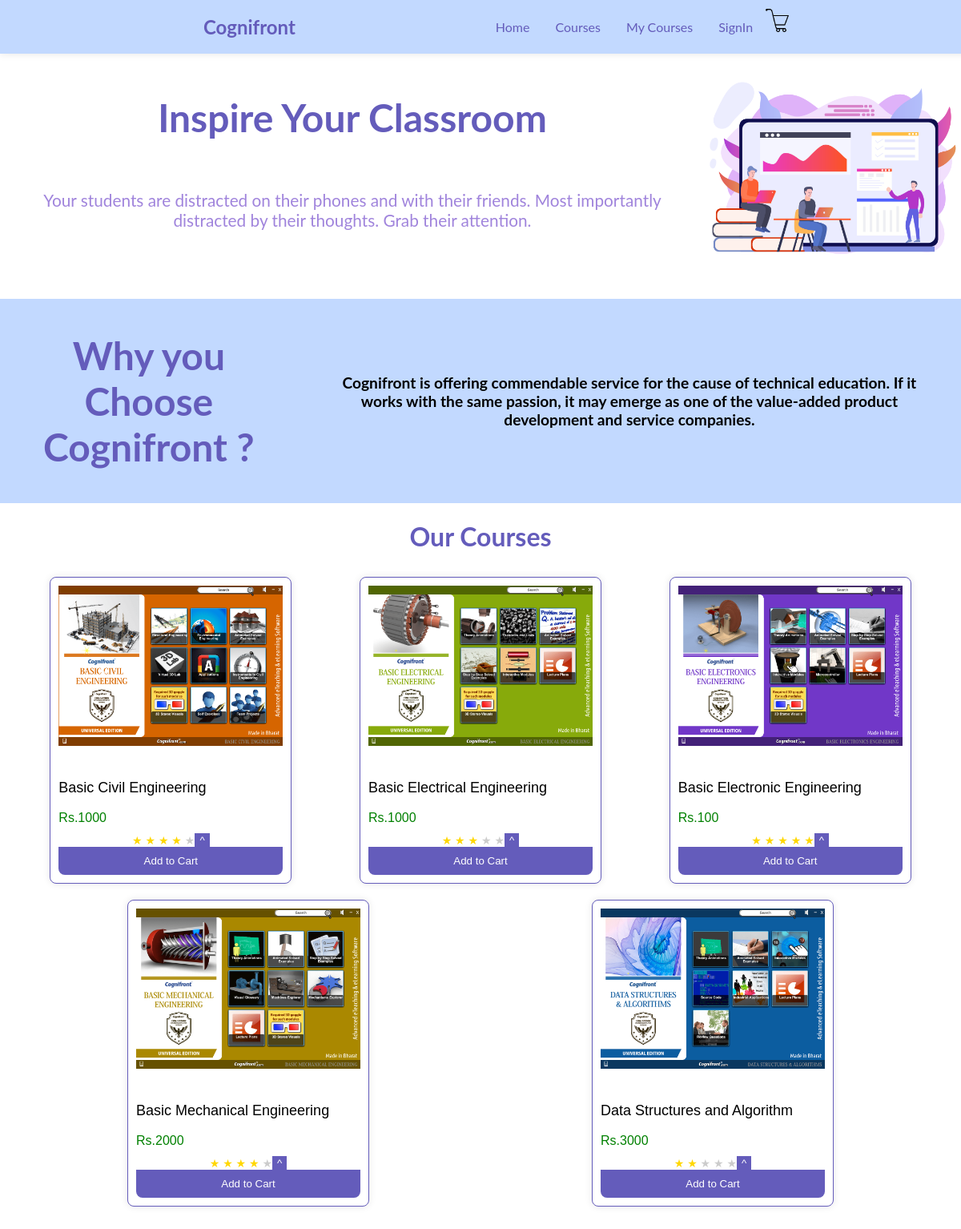
The page /User/index.php on the database its author committed.
### tables this page shows
CREATE TABLE `price` (
  `id` int(255) NOT NULL,
  `subject` varchar(255) NOT NULL,
  `price` int(255) NOT NULL,
  `Date` timestamp NOT NULL DEFAULT current_timestamp()
);

### User/index.php (the view, shortened to what this page needs)
<?php
$isLoggedIn = $_SESSION['user_email_address'];
?>
<!DOCTYPE html>
<html lang="en">
<head>
    <link rel="stylesheet" href="./CSS/style.css">
    <link rel="stylesheet" href="./CSS/phone.css">
</head>
<body>
    <div class="navbar" id="myNavbar">
        <div>
            <a href="#" class="logo">Cognifront</a>
        </div>
        <div class="nav">
            <a href="#home">Home</a>
            <a href="#course">Courses</a>
            <a href="./subscription.php">My Courses</a>
            <?php
            if (isset($_SESSION['user_email_address'])) {
                ?>
                <a href="logout.php">Log out</a>
            <?php
            } else {
                ?>
                <a href="SignIn.php">SignIn</a>
            <?php
            }
            ?>
            <a class="cart-link" id="c_link" href="./cart.php">
                <img class="cart-img" src="./images/cart.png" alt="Cart">
            </a>
        </div>
    </div>
    <div class="tagline">
        <div class="heading">
            <h1>Inspire Your Classroom</h1>
            <p>Your students are distracted on their phones and with their friends. Most importantly distracted by their
                thoughts. Grab their attention.</p>
        </div>
        <div class="image">
            <img src="./images/img.png" alt="#">
        </div>
    </div>
    <div class="section">
        <h1>Why you Choose Cognifront ?</h1>
        <p>Cognifront is offering commendable service for the cause of technical education. If it works with the same
            passion, it may emerge as one of the value-added product development and service companies.</p>
    </div>
    <h1>Our Courses</h1>
    <div class="card" id="course">
        <?php
        include "./Backend/dbcon.php";
        $uniqueCourseQuery = "SELECT DISTINCT subject FROM Admin";
        $uniqueCourseResult = $con->query($uniqueCourseQuery);
        while ($row = $uniqueCourseResult->fetch_assoc()) {
            $courseDetailsQuery = "SELECT * FROM Admin WHERE subject = '" . $row['subject'] . "'";
            $courseDetailsResult = $con->query($courseDetailsQuery);
            $courseDetails = $courseDetailsResult->fetch_assoc();
            ?>
            <div class="course-card">
                <div class="thumbnail">
                    <img src="<?php echo "../Admin/Backend/thumbnails/" . $courseDetails['thumbnail']; ?>"
                        alt="<?php echo $courseDetails['subject']; ?>">
                </div>
                <div class="course-details">
                    <div class="course-name">
                        <p><?php echo $courseDetails['subject']; ?></p>
                    </div>
                    <div class="price">
                        <?php
                        $subject = $courseDetails['subject'];
                        $priceQuery = "SELECT * FROM price WHERE subject = '$subject'";
                        $priceResult = $con->query($priceQuery);
                        if ($priceResult) {
                            while ($row = $priceResult->fetch_assoc()) {
                                $priceValue = $row['price'];
                                echo "Rs.";
                                echo $priceValue;
                            }
                        } else {
                            echo "Error executing price query: " . $con->error;
                        }
                        ?>
                    </div>
                    <div class="rating">
                        <div class="rating-section">
                            <div class="given">
                                <?php
                                $subject_ratings = "SELECT AVG(rating) AS average_rating FROM rating WHERE subject_id ='$subject'";
                                $checksubjectRatings = mysqli_query($con, $subject_ratings);
                                if ($checksubjectRatings) {
                                    if (mysqli_num_rows($checksubjectRatings) > 0) {
                                        $subjectR = mysqli_fetch_assoc($checksubjectRatings);
                                        $count = $subjectR['average_rating'];
                                    } else {
                                        $count = 0;
                                    }
                                } else {
                                    $count = 0;
                                }
                                $i = 0;
                                while ($i < 5) {
                                    if ($count != 0) {
                                        ?>
                                        <span class="mark">&#9733;</span>
                                    <?php
                                        $count--;
                                    } else {
                                        ?>
                                        <span class="unmark">&#9733;</span>
                                    <?php
                                    }
                                    $i++;
                                }
                                ?>
                            </div>
                            <div class="dropdown-btn" onclick="toggleDropdownOptions('<?php echo $subject; ?>')">
                                <button class="drop">^</button>
                            </div>
                        </div>
                    </div>
                    <button class="add-to-cart"
                        <?php echo $isLoggedIn ? 'onclick="addToCart(\'' . $courseDetails['subject'] . '\', \'' . $_SESSION['user_email_address'] . '\')"' : 'onclick="alert(\'Please login to add to cart.\')"'; ?>>Add
                        to Cart</button>
                </div>
            </div>
        <?php
        }
        ?>
    </div>
</body>
</html>

### User/CSS/style.css (style rules this page uses)
body { font-family: 'Lato', sans-serif; margin: 0; padding: 0; box-sizing: border-box; }
.navbar { background-color: #C2D9FF; overflow: hidden; padding: 10px 20px; display: flex; justify-content:space-evenly; align-items: center; box-shadow: 0 0 10px rgba(0, 0, 0, 0.1); position: fixed; width: 100%; top: 0; z-index: 1000; }
.navbar .logo { color:#645CBB; text-decoration: none; font-size: 24px; font-weight: bolder; }
.navbar .nav { display: flex; }
.navbar .nav a { color: #645CBB; text-decoration: none; padding: 14px 16px; }
.tagline { margin-top: 50px; display:flex; justify-content: center; align-items: center; }
.tagline .heading { text-align: center; }
.tagline .heading p { color: #A084DC; padding: 30px; font-size: 1.3rem; }
.tagline .heading h1 { color: #645CBB; font-size: 3rem; }
.tagline .image img { width: 320px; height: 320px; }
.section { display: flex; justify-content: center; align-items: center; text-align: center; background-color: #C2D9FF; padding:10px 50px 10px 50px; }
.section h1 { color: #645CBB; font-size: 3rem; margin-right: 50px; }
.section p { font-size: 1.2rem; font-weight: bolder; margin-left: 50px; }
h1 { text-align: center; color: #645CBB; }
.card { font-family: 'Arial', sans-serif; display: flex; justify-content: space-around; flex-wrap: wrap; margin: 20px; }
.course-card { background-color: #fff; width: 300px; border: 1px solid #645CBB; border-radius: 8px; overflow: hidden; box-shadow: 0 0 10px rgba(0, 0, 0, 0.1); margin: 10px; }
.thumbnail { padding: 10px; }
.thumbnail img { width: 100%; height: 200px; object-fit: cover; }
.course-details { padding: 10px; }
.course-name { font-size: 18px; margin-bottom: 10px; }
.price { font-size: 16px; color: green; margin-bottom: 10px; }
.rating { font-size: 14px; color: #ff9800; margin-bottom: 10px; }
.add-to-cart { width: 100%; background-color: #645CBB; color: white; padding: 10px; text-align: center; cursor: pointer; border: none; border-radius: 0 0 8px 8px; }
.cart-link { display: inline-block; position: relative; text-decoration: none; }
a#c_link { padding: 0; }
.cart-img { width: 30px; height: auto; transition: transform 0.2s ease-in-out; }
div.rating { padding: 0% 32%; margin: 0%; }
.mark { color:#FFD700; }
.unmark { color:#ccc; }
.rating-section { display: flex; justify-content: space-between; align-items: center; }
.rating { display: flex; flex-direction: column; align-items: center; }
.drop { background-color: #645CBB; color: #fff; border: none; }

### rows shown on the page
price: price "1000"
price: price "1000"
price: price "100"
price: price "2000"
price: price "3000"

### other values the page prints
$courseDetails['subject'] "Basic Civil Engineering"
$courseDetails['subject'] "Basic Electrical Engineering"
$courseDetails['subject'] "Basic Electronic Engineering"
$courseDetails['subject'] "Basic Mechanical Engineering"
$courseDetails['subject'] "Data Structures and Algorithm"
